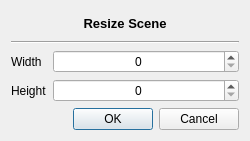
<?xml version="1.0" encoding="UTF-8"?>
<ui version="4.0">
 <class>Dialog</class>
 <widget class="QDialog" name="Dialog">
  <property name="geometry">
   <rect>
    <x>0</x>
    <y>0</y>
    <width>250</width>
    <height>141</height>
   </rect>
  </property>
  <property name="sizePolicy">
   <sizepolicy hsizetype="Preferred" vsizetype="Preferred">
    <horstretch>0</horstretch>
    <verstretch>0</verstretch>
   </sizepolicy>
  </property>
  <property name="minimumSize">
   <size>
    <width>250</width>
    <height>0</height>
   </size>
  </property>
  <property name="maximumSize">
   <size>
    <width>16777215</width>
    <height>16777215</height>
   </size>
  </property>
  <property name="windowTitle">
   <string>Resize Scene</string>
  </property>
  <layout class="QVBoxLayout" name="verticalLayout">
   <item>
    <widget class="QLabel" name="label_axis">
     <property name="font">
      <font>
       <pointsize>10</pointsize>
       <weight>75</weight>
       <bold>true</bold>
      </font>
     </property>
     <property name="text">
      <string>Resize Scene</string>
     </property>
     <property name="alignment">
      <set>Qt::AlignCenter</set>
     </property>
    </widget>
   </item>
   <item>
    <widget class="Line" name="line">
     <property name="orientation">
      <enum>Qt::Horizontal</enum>
     </property>
    </widget>
   </item>
   <item>
    <layout class="QGridLayout" name="gridLayout" rowstretch="0,0" columnstretch="0,1">
     <item row="1" column="0">
      <widget class="QLabel" name="height_label">
       <property name="text">
        <string>Height</string>
       </property>
      </widget>
     </item>
     <item row="1" column="1">
      <widget class="QSpinBox" name="height_spinbox">
       <property name="alignment">
        <set>Qt::AlignCenter</set>
       </property>
       <property name="maximum">
        <number>5000</number>
       </property>
      </widget>
     </item>
     <item row="0" column="0">
      <widget class="QLabel" name="width_label">
       <property name="text">
        <string>Width</string>
       </property>
      </widget>
     </item>
     <item row="0" column="1">
      <widget class="QSpinBox" name="width_spinbox">
       <property name="alignment">
        <set>Qt::AlignCenter</set>
       </property>
       <property name="maximum">
        <number>5000</number>
       </property>
      </widget>
     </item>
    </layout>
   </item>
   <item>
    <widget class="QDialogButtonBox" name="button_box">
     <property name="orientation">
      <enum>Qt::Horizontal</enum>
     </property>
     <property name="standardButtons">
      <set>QDialogButtonBox::Cancel|QDialogButtonBox::Ok</set>
     </property>
    </widget>
   </item>
  </layout>
 </widget>
 <tabstops>
  <tabstop>width_spinbox</tabstop>
  <tabstop>height_spinbox</tabstop>
 </tabstops>
 <resources/>
 <connections>
  <connection>
   <sender>button_box</sender>
   <signal>rejected()</signal>
   <receiver>Dialog</receiver>
   <slot>reject()</slot>
   <hints>
    <hint type="sourcelabel">
     <x>316</x>
     <y>260</y>
    </hint>
    <hint type="destinationlabel">
     <x>286</x>
     <y>274</y>
    </hint>
   </hints>
  </connection>
  <connection>
   <sender>button_box</sender>
   <signal>accepted()</signal>
   <receiver>Dialog</receiver>
   <slot>accept()</slot>
   <hints>
    <hint type="sourcelabel">
     <x>248</x>
     <y>254</y>
    </hint>
    <hint type="destinationlabel">
     <x>157</x>
     <y>274</y>
    </hint>
   </hints>
  </connection>
 </connections>
</ui>
